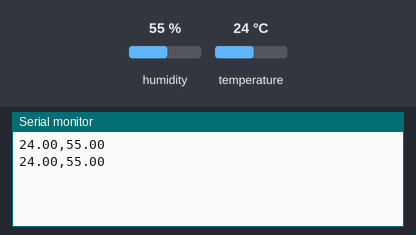
The sketch below on a simulated Arduino Uno, built with avr-gcc and run on an emulated ATmega328P. Parts: the last lines printed to the serial monitor. The test bench sets the inputs (shaded band); at power-on: humidity 55 %, temperature 24 °C.

Above: at 2.8 s.
2.9 s: humidity set to 22 %
At 4.4 s:
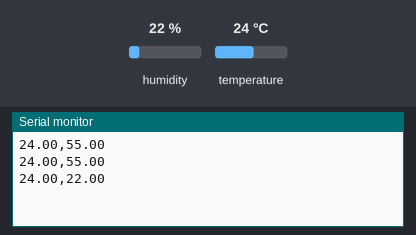
5.6 s: temperature set to 12 °C
At 6.8 s:
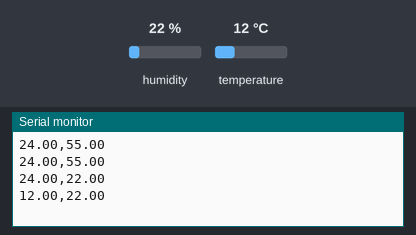
8.3 s: humidity set to 40 %
At 11.6 s:
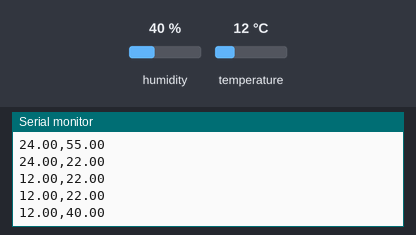
Timing chart, 0 to 13.1 s (numbered marks = the images above; inputs shaded):
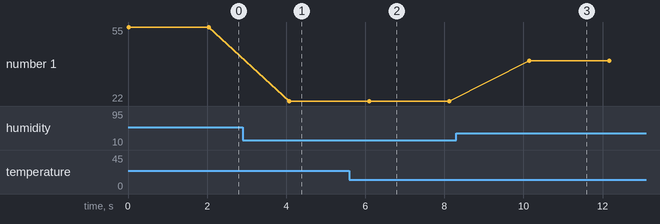

Measured:
- after the input at 2.9 s, the serial monitor: prints a new line after 1.2 s (image 1)
- after the input at 5.6 s, the serial monitor: prints a new line after 0.50 s (image 2)
- after the input at 8.3 s, the serial monitor: prints a new line after 1.8 s (image 3)
- plotted number 1: 55 → 22 after the input at 2.9 s, 22 → 40 after the input at 8.3 s

The sketch:

DHT11_Temp_Humidity_Sensor.ino
```cpp
#include "DHT.h"

#define DHTPIN 5
#define DHTTYPE DHT11

DHT dht(DHTPIN, DHTTYPE);

void setup()
{
  Serial.begin(115200);
  dht.begin();
}

void loop()
{
  float humidity = dht.readHumidity();
  float temperature = dht.readTemperature();

  if (isnan(humidity) || isnan(temperature)) {
    Serial.println("Error");
    return;
  }

  Serial.print(temperature, 2);  // send two decimal places
  Serial.print(",");
  Serial.print(humidity, 2);
  Serial.println();

  delay(2000);
}
```
